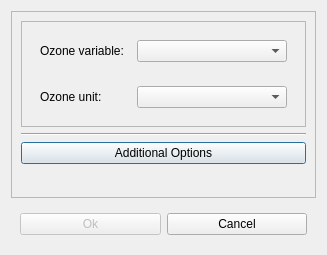
<?xml version="1.0" encoding="UTF-8"?>
<ui version="4.0">
 <class>Settings</class>
 <widget class="QDialog" name="Settings">
  <property name="geometry">
   <rect>
    <x>0</x>
    <y>0</y>
    <width>327</width>
    <height>255</height>
   </rect>
  </property>
  <property name="windowTitle">
   <string>Dialog</string>
  </property>
  <layout class="QVBoxLayout" name="verticalLayout">
   <item>
    <widget class="QFrame" name="frame">
     <property name="frameShape">
      <enum>QFrame::StyledPanel</enum>
     </property>
     <property name="frameShadow">
      <enum>QFrame::Raised</enum>
     </property>
     <layout class="QVBoxLayout" name="verticalLayout_4">
      <item>
       <widget class="QFrame" name="frame_2">
        <property name="frameShape">
         <enum>QFrame::StyledPanel</enum>
        </property>
        <property name="frameShadow">
         <enum>QFrame::Raised</enum>
        </property>
        <layout class="QVBoxLayout" name="verticalLayout_2">
         <item>
          <widget class="QWidget" name="widget_10" native="true">
           <layout class="QHBoxLayout" name="horizontalLayout_10">
            <item>
             <widget class="QLabel" name="label_9">
              <property name="text">
               <string>Ozone variable: </string>
              </property>
             </widget>
            </item>
            <item>
             <spacer name="horizontalSpacer_9">
              <property name="orientation">
               <enum>Qt::Horizontal</enum>
              </property>
              <property name="sizeHint" stdset="0">
               <size>
                <width>40</width>
                <height>20</height>
               </size>
              </property>
             </spacer>
            </item>
            <item>
             <widget class="QComboBox" name="o3_var_combo">
              <property name="minimumSize">
               <size>
                <width>150</width>
                <height>0</height>
               </size>
              </property>
             </widget>
            </item>
           </layout>
          </widget>
         </item>
         <item>
          <widget class="QWidget" name="widget_7" native="true">
           <layout class="QHBoxLayout" name="horizontalLayout_7">
            <item>
             <widget class="QLabel" name="label_10">
              <property name="text">
               <string>Ozone unit: </string>
              </property>
             </widget>
            </item>
            <item>
             <spacer name="horizontalSpacer_10">
              <property name="orientation">
               <enum>Qt::Horizontal</enum>
              </property>
              <property name="sizeHint" stdset="0">
               <size>
                <width>8</width>
                <height>20</height>
               </size>
              </property>
             </spacer>
            </item>
            <item>
             <widget class="QComboBox" name="o3_unit_combo">
              <property name="minimumSize">
               <size>
                <width>150</width>
                <height>0</height>
               </size>
              </property>
             </widget>
            </item>
           </layout>
          </widget>
         </item>
        </layout>
       </widget>
      </item>
      <item>
       <widget class="Line" name="line">
        <property name="orientation">
         <enum>Qt::Horizontal</enum>
        </property>
       </widget>
      </item>
      <item>
       <widget class="QPushButton" name="variable_bttn">
        <property name="text">
         <string>Additional Options</string>
        </property>
       </widget>
      </item>
      <item>
       <widget class="QStackedWidget" name="variable_widget">
        <property name="currentIndex">
         <number>0</number>
        </property>
        <widget class="QWidget" name="variable_stacked_widget">
         <layout class="QVBoxLayout" name="verticalLayout_3">
          <property name="leftMargin">
           <number>0</number>
          </property>
          <property name="topMargin">
           <number>0</number>
          </property>
          <property name="rightMargin">
           <number>0</number>
          </property>
          <property name="bottomMargin">
           <number>0</number>
          </property>
         </layout>
        </widget>
        <widget class="QWidget" name="page"/>
       </widget>
      </item>
      <item>
       <spacer name="verticalSpacer">
        <property name="orientation">
         <enum>Qt::Vertical</enum>
        </property>
        <property name="sizeHint" stdset="0">
         <size>
          <width>20</width>
          <height>1</height>
         </size>
        </property>
       </spacer>
      </item>
     </layout>
    </widget>
   </item>
   <item>
    <widget class="QWidget" name="widget" native="true">
     <property name="sizePolicy">
      <sizepolicy hsizetype="Preferred" vsizetype="Maximum">
       <horstretch>0</horstretch>
       <verstretch>0</verstretch>
      </sizepolicy>
     </property>
     <layout class="QHBoxLayout" name="horizontalLayout">
      <item>
       <widget class="QPushButton" name="bttn_ok">
        <property name="enabled">
         <bool>false</bool>
        </property>
        <property name="text">
         <string>Ok</string>
        </property>
       </widget>
      </item>
      <item>
       <widget class="QPushButton" name="bttn_cancel">
        <property name="text">
         <string>Cancel</string>
        </property>
       </widget>
      </item>
     </layout>
    </widget>
   </item>
  </layout>
 </widget>
 <resources/>
 <connections/>
</ui>
